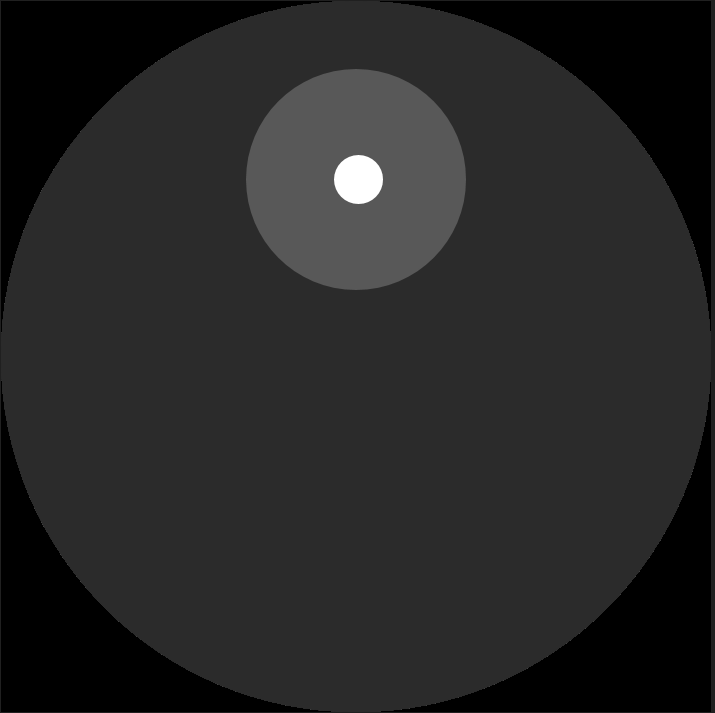
#> input picture data/phantom.png, 715 x 713 px
$ jupyter execute --allow-errors test_reconstructions.ipynb
#> lines starting #> are read from the running program, lines starting #| are printed output that depends on the picture
### utils.py
import matplotlib.pyplot as plt
import numpy as np
import seaborn as sns


# Plotting Utility functions
def plot_image(img, cmap="viridis"):
    sns.heatmap(img, cmap=cmap, xticklabels=False, yticklabels=False)
    plt.show()


# [22 lines left out: function plot_images, not called in this run]

### notebooks/test_reconstructions.ipynb
[cell 1]
from core import *
from utils import *
import pandas as pd

[cell 2]
import imageio.v3 as iio
from PIL import Image

im = iio.imread('../data/phantom.png')
#> im is the input picture: shape (713, 715, 4); mean R, G, B, A 37.8, 37.8, 37.8, 255
phantom_img = Image.fromarray(im).resize((32, 32))
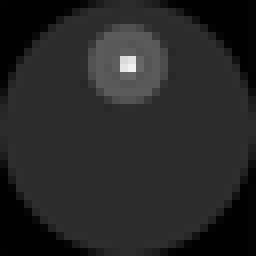
#> phantom_img: PIL image 32x32 RGBA (shown 8 times larger); mean R, G, B, A 37.9, 37.9, 37.9, 255
phantom_img = np.array(phantom_img.convert('L')) / 255
#> phantom_img: shape (32, 32) float64
# add gaussian noise
# phantom_img = phantom_img + np.random.randn(32, 32) / 25

plot_image(phantom_img)
#> in plot_image, `plt.show()`:
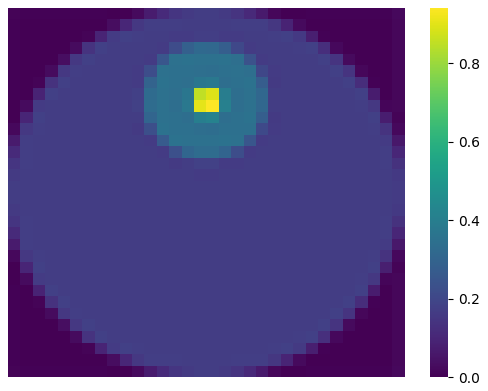
#> figure drawn by matplotlib, 2 panels

[cell 3]
import json

#> (the rest of this cell did not finish here and is left out)

#> (a cell that did not finish here is left out)

#> (a cell that did not finish here is left out)

#> (a cell that did not finish here is left out)

#> (a cell that did not finish here is left out)

#> (a cell that did not finish here is left out)

## Direct Multiplication Method

[cell 9]
x = phantom_img.flatten()
#> x = 1024 values, max 0.941 at index 272, min 0 at index 8, mean 0.149
#> (the rest of this cell did not finish here and is left out)
